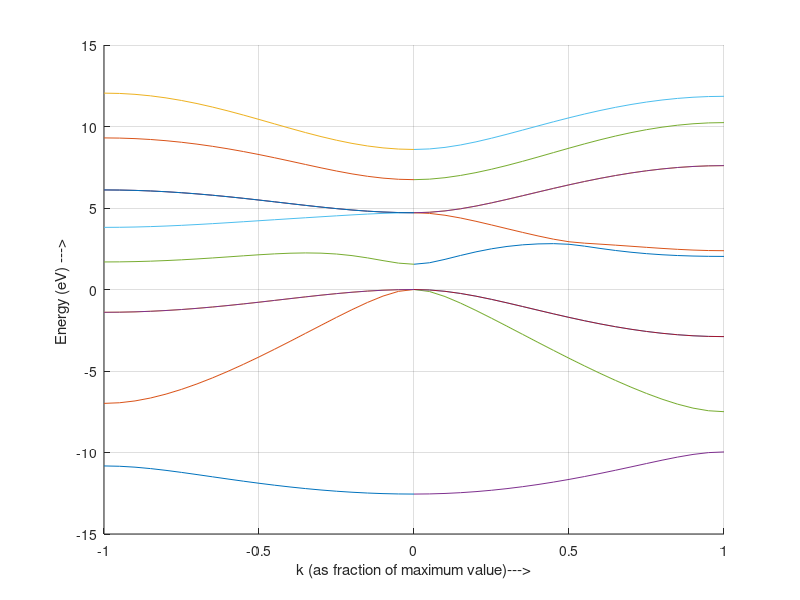

MATLAB code for this plot:
clear all
close all;

Esa=-8.3431;Epa=1.0414;Esc=-2.6569;Epc=3.6686;Esea=8.5914;Esec=6.7386;
Vss=-6.4513;Vxx=1.9546;Vxy=5.0779;Vsapc=4.4800;Vpasc=5.7839;Vseapc=4.8422;
Vpasec=4.8077;

%Either of the following choices for d1,d2,d3 and d4 should give the same result.
d1=[1 1 1]/4;d2=[1 -1 -1]/4;d3=[-1 1 -1]/4;d4=[-1 -1 1]/4;
d1=[0 0 0]/2;d2=[0 -1 -1]/2;d3=[-1 0 -1]/2;d4=[-1 -1 0]/2;

for iter = 1:2


if iter == 1
l=1;m=1;n=1;kmax=pi;Nt=21;%L-direction
else 
l=1;m=0;n=0;kmax=2*pi;Nt=21;%X-direction
end

for Nk=1:Nt
  k=[l m n]*kmax*(Nk-1)/(Nt-1);
  p1=exp(i*sum(k.*d1));p2=exp(i*sum(k.*d2));
  p3=exp(i*sum(k.*d3));p4=exp(i*sum(k.*d4));
  g0=(p1+p2+p3+p4)/4;g1=(p1+p2-p3-p4)/4;
  g2=(p1-p2+p3-p4)/4;g3=(p1-p2-p3+p4)/4;

  h =  [Esa/2 Vss*g0 0 0 0 Vsapc*g1 Vsapc*g2 Vsapc*g3 0 0;
        0	Esc/2	-Vpasc*conj(g1)	-Vpasc*conj(g2)   -Vpasc*conj(g3)    0 0 0 0 0;
        0	0	Epa/2	0	0	Vxx*g0 Vxy*g3	Vxy*g2  0  -Vpasec*g1;
        0	0	0	Epa/2	0	Vxy*g3 Vxx*g0	Vxy*g1  0  -Vpasec*g2;
        0	0	0	0	Epa/2	Vxy*g2 Vxy*g1	Vxx*g0  0  -Vpasec*g3;
        0	0	0	0	0	Epc/2	0	0	Vseapc*(g1)	0;
        0	0	0	0	0	0	Epc/2	0	Vseapc*(g2)	0;
        0	0	0	0	0	0	0	Epc/2	Vseapc*(g3)	0;
        0	0	0	0	0	0	0	0	Esea/2	0;
        0	0	0	0	0	0	0	0	0	Esec/2];
  H=h+h';
  eiglst = eig(H);
  E(Nk,:) = real(eiglst);
  X(Nk)=-(Nk-1)/(Nt-1);%L-direction
  X1(Nk)=(Nk-1)/(Nt-1);%X-direction
end

hold on
if iter == 1
p = plot(X,E);%L-direction
else
p = plot(X1,E);%X-direction
end
%axis([-1 1 -3 3])
%set(h,'linewidth',[2.0])
%set(gca,'Fontsize',[25])
xlabel('k (as fraction of maximum value)--->')
ylabel('Energy (eV) ---> ')
grid on
end